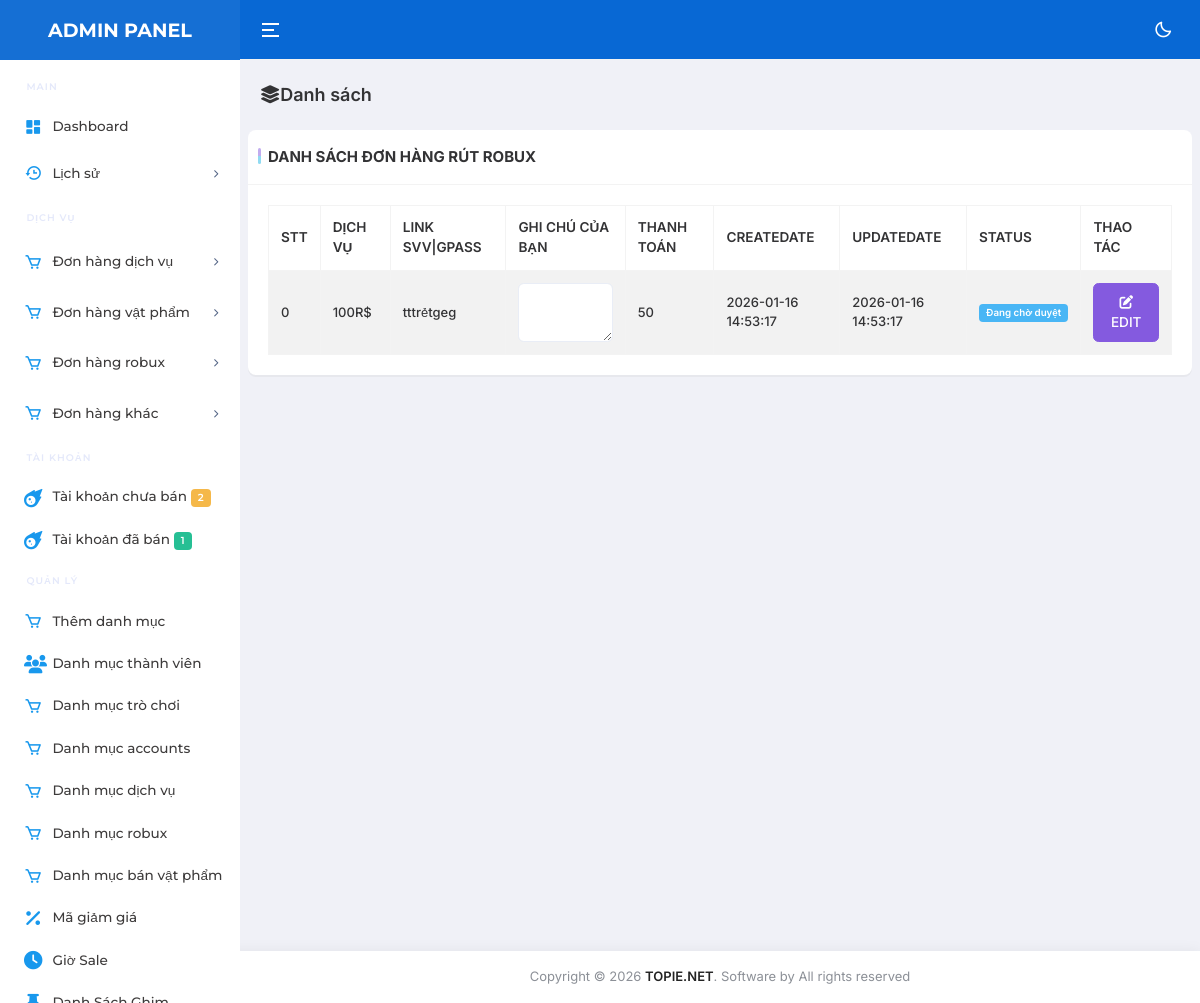
The page /public/admin/WithDraw.php (signed in) on the database its author committed.
### tables this page shows
CREATE TABLE `orders_withdraw` (
  `id` int(11) NOT NULL,
  `username` varchar(255) DEFAULT NULL,
  `receiver` varchar(255) DEFAULT NULL,
  `dichvu` varchar(255) DEFAULT NULL,
  `robux` int(11) DEFAULT NULL,
  `tk` varchar(255) DEFAULT NULL,
  `mk` varchar(255) DEFAULT NULL,
  `createdate` datetime DEFAULT NULL,
  `updatedate` datetime DEFAULT NULL,
  `status` varchar(255) DEFAULT NULL,
  `ghichu` text DEFAULT NULL,
  `reason` varchar(255) DEFAULT NULL
);

### config/config.php (called while the page is built, shortened)
<?php
class CMSNAV
{
    private $ketnoi;
    function connect()
    {
        if (!$this->ketnoi)
        {
            $this->ketnoi = mysqli_connect('localhost', 'randomsieuxin_test11', 'randomsieuxin_test11', 'randomsieuxin_test11') or die ('Vui lòng kết nối đến DATABASE');
            mysqli_query($this->ketnoi, "set names 'utf8'");
        }
    }
    function get_list($sql)
    {
        $result = mysqli_query($this->ketnoi, $sql);
        $return = array();
        while ($row = mysqli_fetch_assoc($result))
        {
            $return[] = $row;
        }
        return $return;
    }
}

### public/admin/WithDraw.php (the view, shortened to what this page needs)
<?php
    require_once("../../config/config.php");
    require_once("../../config/function.php");
    require_once(__DIR__."/Header.php");
    require_once(__DIR__."/Sidebar.php");
?>
<div class="main-content app-content">
    <div class="container-fluid">
        <div class="d-md-flex d-block align-items-center justify-content-between my-4 page-header-breadcrumb">
            <h1 class="page-name fw-semibold fs-18 mb-0"><i class="fa-solid fa-layer-group"></i>Danh sách
            </h1>
            </div>
        </div>
        <div class="row">
            <div class="col-xl-12">
                <div class="card custom-card">
                    <div class="card-header justify-content-between">
                        <div class="card-title">
                           DANH SÁCH ĐƠN HÀNG RÚT ROBUX
                        </div>
                    </div>
                    <div class="card-body">
                        <div class="table-responsive">
                            <table id="datatable1" class="table table-bordered table-striped table-hover">
                                <thead>
                                    <tr>
                                        <th>STT</th>
                                        <th>DỊCH VỤ</th>
                                        <th>LINK SVV|GPASS</th>
                                        <th>GHI CHÚ CỦA BẠN</th>
                                        <th>THANH TOÁN</th>
                                        <th>CREATEDATE</th>
                                        <th>UPDATEDATE</th>
                                        <th>STATUS</th>
                                        <th>THAO TÁC</th>
                                    </tr>
                                </thead>
                                <tbody>
                                    <?php
                                    $i = 0;
                                    foreach($CMSNAV->get_list(" SELECT * FROM `orders_withdraw` ORDER BY id DESC ") as $row){
                                    ?>
                                    <tr>
                                        <td><?=$i++;?></td>
                                        <td><?=$row['dichvu'];?></td>
                                        <td><?=$row['tk'];?></td>
                                        <td><textarea class="form-control"readonly><?=$row['reason'];?></textarea></td>
                                        <td><?=format_cash($row['robux']);?></td>
                                        <td><?=$row['createdate'];?></td>
                                        <td><?=$row['updatedate'];?></td>
                                        <td><?=statusadmin($row['status']);?></td>
                                        <td>
                                            <button class="btn btn-primary btnEdit" data-bs-toggle="modal" data-bs-target="#exampleModalScrollable2"
                                            data-reason="<?=$row['reason'];?>"
                                                data-status="<?=$row['status'];?>" data-id="<?=$row['id'];?>"><i
                                                    class="fas fa-edit"></i>
                                                <span>EDIT</span></button>
                                        </td>
                                    </tr>
                                    <?php }?>
                                </tbody>
                            </table>
                        </div>
                    </div>
                </div>
            </div>
        </div>
</div>
<?php
    require_once(__DIR__."/Footer.php");
?>

### config/function.php (shortened to what this page needs)
<?php
$CMSNAV = new CMSNAV;
function format_cash($price)
{
    return str_replace(",", ".", number_format($price));
}
function statusadmin($data)
{
    if ($data == 'xuly'){
        $show = '<span class="badge bg-info">Đang chờ duyệt</span>';
    }
    return $show;
}

### public/admin/Header.php (style rules this page uses)
.table-responsive { overflow-x: auto; -webkit-overflow-scrolling: touch; }
th, td { padding: 8px; }
thead { position: sticky; top: 0; background-color: white; z-index: 1; }

### rows shown on the page
orders_withdraw: dichvu "100R$", tk "tttrẻtgeg", robux "50", createdate "2026-01-16 14:53:17", updatedate "2026-01-16 14:53:17", status "Đang chờ duyệt"

### other values the page prints
$CMSNAV->num_rows("SELECT * FROM `accounts` WHERE `username` IS NULL") "2"
